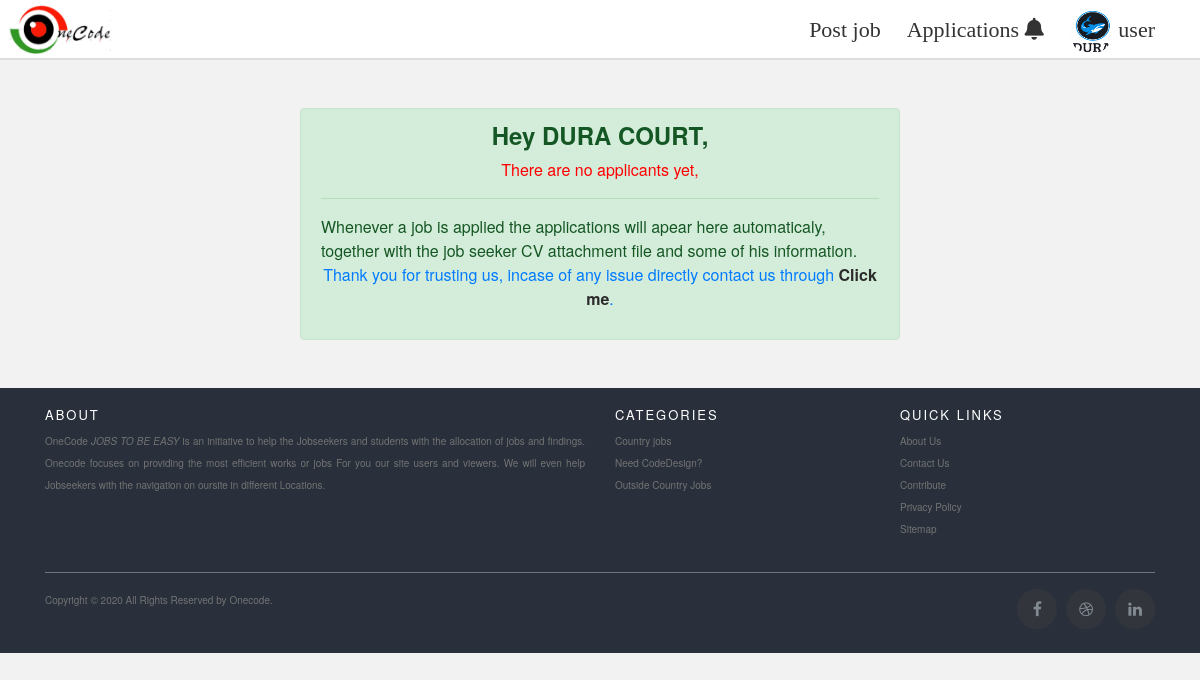
/applications.php (signed in), run on an earlier commit of the app's database.
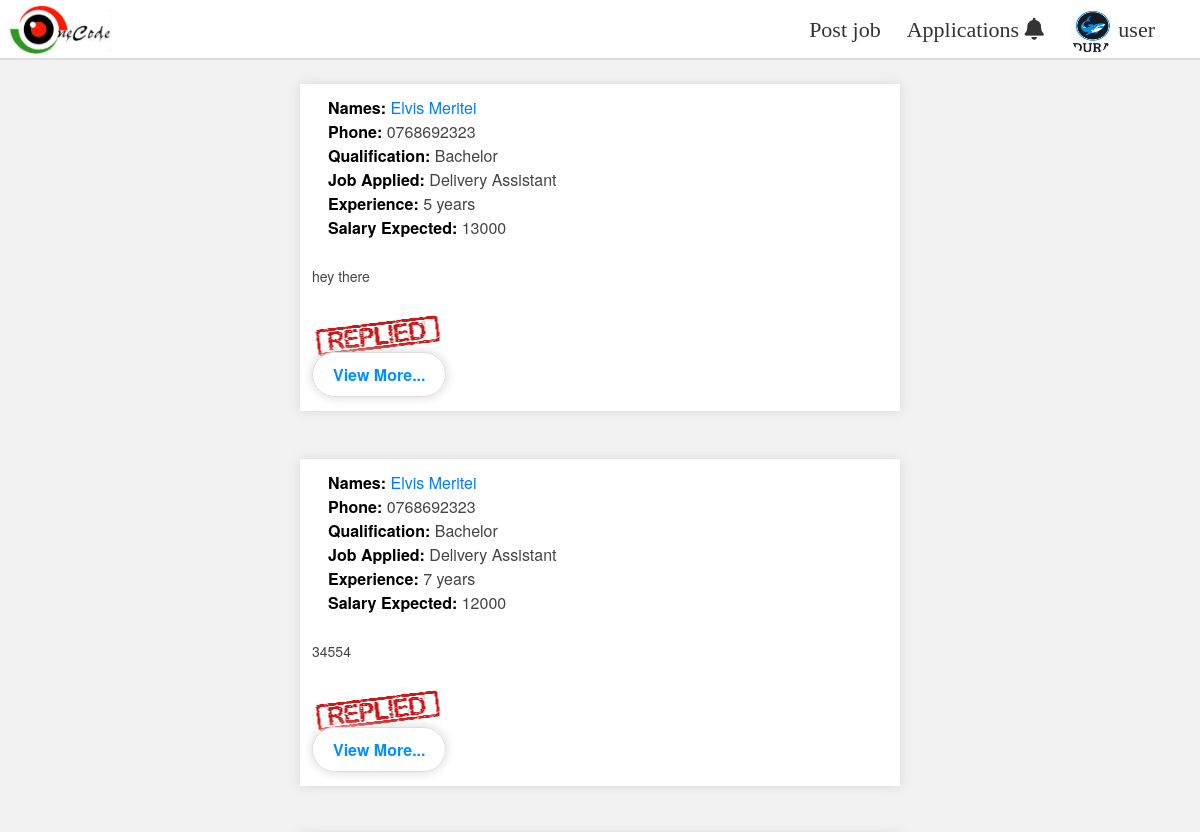
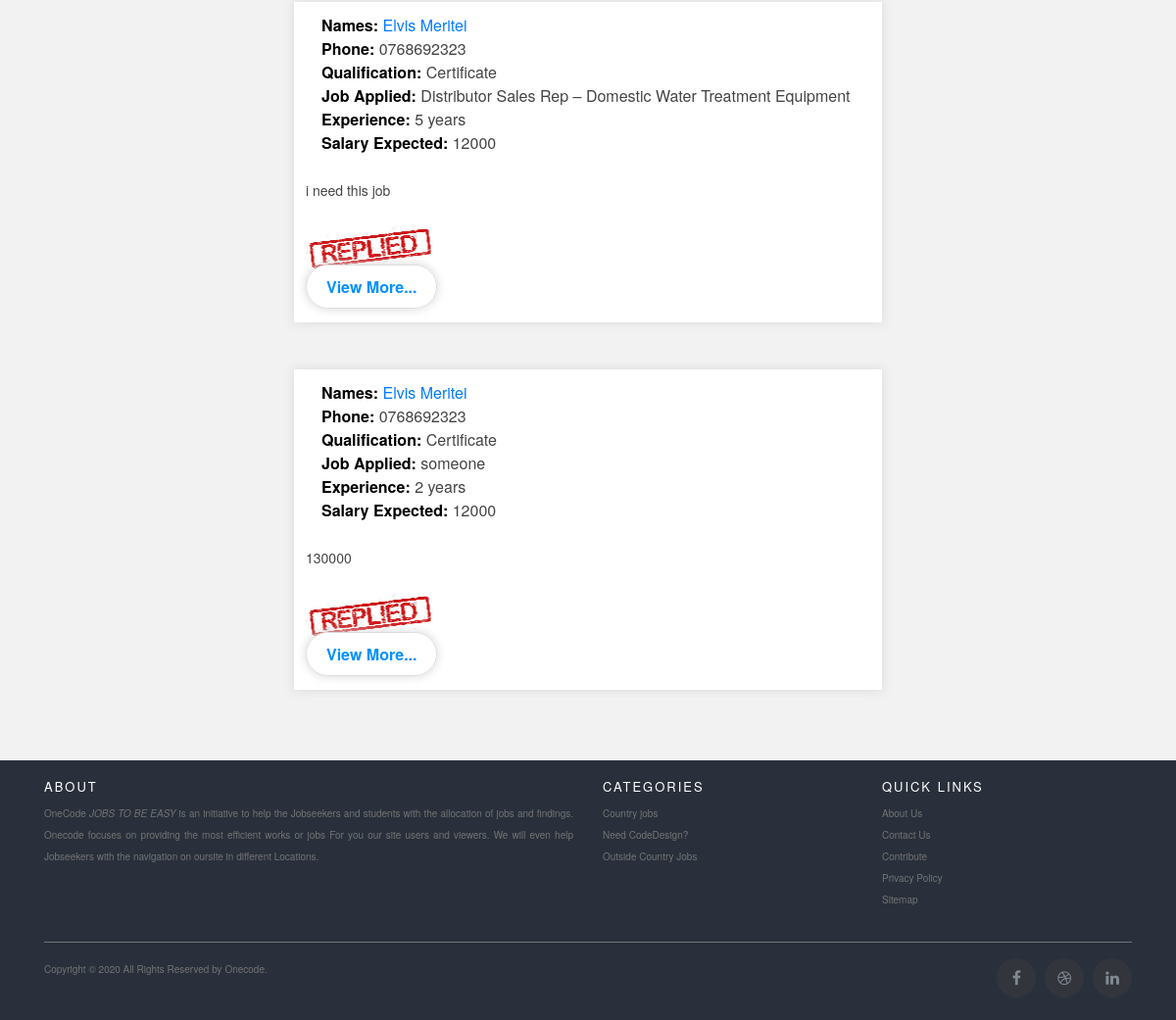
And on a later commit of the database (2 pictures, top to bottom).
### tables this page shows
CREATE TABLE `companyregistration` (
  `id` int(11) NOT NULL,
  `companyName` varchar(100) NOT NULL,
  `companyAddress` varchar(100) NOT NULL,
  `Email` varchar(50) NOT NULL,
  `companyprofile` varchar(250) DEFAULT NULL,
  `password` longtext NOT NULL
);

CREATE TABLE `jobapplicantion` (
  `id` int(11) NOT NULL,
  `companyname` varchar(250) NOT NULL,
  `Jobname` varchar(250) NOT NULL,
  `firstname` varchar(20) NOT NULL,
  `lastname` varchar(20) NOT NULL,
  `applicant_id` int(11) NOT NULL,
  `mobilenumber` int(11) NOT NULL,
  `qualification` varchar(50) NOT NULL,
  `experience` varchar(50) NOT NULL,
  `salaryexpected` int(11) NOT NULL,
  `coverletter` longtext NOT NULL,
  `CV` varchar(500) NOT NULL,
  `Message` varchar(300) DEFAULT NULL,
  `messagedate` varchar(200) DEFAULT NULL
);

### includes/companysessions.php (called while the page is built, shortened)
<?php
include 'includes/dbconnection.php';
$sql = "SELECT * FROM companyregistration  WHERE  id = '".$_SESSION['id']."'";
$stmt = $conn->query($sql);
$user = $stmt->fetch(PDO::FETCH_ASSOC);
?>

### applications.php (the view, shortened to what this page needs)
<?php
include "includes\companysessions.php";
?>
<!DOCTYPE html>
<html lang="en">
<head>
    <link rel="stylesheet" href="stylesheets\jobapplication.css">
</head>
<body class="applications">
    <?php
    function customized_echo($coverletter, $length){
        if(strlen($coverletter)<=$length){
            echo $coverletter;
        }else{
            $y=substr($coverletter,0,$length) . '  ...';
            echo $y;
        }
    }
    include "companyheader.php";
    include "includes\dbconnection.php";
    ?>
    <?php
    $companylogged = $user['companyName'];
    $companyid = $user['id'];
    $sqlprofile = "SELECT *  FROM jobpost WHERE company_id=$companyid ";
    $result = $conn->query($sqlprofile);
    $resultcount = $result->rowcount();
    if($resultcount >0){
    $sql = "SELECT * FROM jobapplicantion WHERE companyname = ?  ORDER BY id DESC  ";
    $stmt = $conn->prepare($sql);
    $stmt->execute([$companylogged]);
    $rows = $stmt->rowcount();
    if($rows >0){
        while($row = $stmt->fetch()){
            $id = $row->id;
            $firstname = $row->firstname;
            $lastname = $row->lastname;
            $mobilenumber = $row->mobilenumber;
            $qualification = $row->qualification;
            $experience = $row->experience;
            $salaryexpected = $row->salaryexpected;
            $coverletter = $row->coverletter;
            $jobname=$row->Jobname;
            $message =$row->Message;
           ?>
    <br>
    <div class="person">
        <div class="detailsof">
            <div class="ontop">
                <span class="namesto"><span class="egg">names:</span> <?php echo $firstname   ?></span>
                <span class="namesto"><?php echo $lastname  ?></span> <br>
                <span class="mobile"><span class="egg">phone:</span> <?php echo "0".$mobilenumber;  ?></span> <br>
                <span class="qualifiexper"><span class="egg">Qualification:</span> <?php echo $qualification  ?></span>
                <br>
                <span class="qualifiexper"><span class="egg">job applied:</span> <?php echo $jobname  ?></span> <br>
                <span class="qualifiexper"><span class="egg">experience:</span> <?php echo $experience  ?></span> <br>
                <span class="expectedsalary"><span class="egg">salary expected:
                    </span><?php echo $salaryexpected  ?></span> <br>
            </div>
            <br>
            <div class="coverllter">
                <span class="coverletter"><?php echo customized_echo($coverletter, 100)  ?></span> <br>
            </div>
            <br>
            <div class="ticksreplied">
            <?php
    if($message== null){
        ?>
        <img src="uploads\pendinG.PNG" class="pending" style="height:60px;">
        <?php
    }else{
        ?>
<div class="imgsnapo">
    <img src="uploads\repliedtag.PNG" alt="" id="taged">
</div>
<?php
    }
?>        </div>
            <div class="cvdownloading">
                <a class="cvdownload" href="detailings?A=<?php echo $id ?>">View more...</a>
            </div>
        </div>
    </div>
    <br>
    <?php
        }
    }else{
        ?>
    <br>
    <br>
    <div class="alert alert-success" role="alert" style="width:50%;margin:auto;ba">
        <h4 class="alert-heading" style="text-align:center;font-weight:800;">Hey <?php echo $user['companyName'] ?>,
        </h4>
        <p style="color:red;text-align:center;">There are no applicants yet,</p>
        <hr>
        <p class="mb-0">Whenever a job is applied the applications will apear here automaticaly, together with the job
            seeker CV attachment file and some of his information.</p>
        <p style="color:#007bff;text-align:center;">Thank you for trusting us, incase of any issue directly contact us
            through <a href="mailto:sautetelvis4148@gmail.com" style="color:#2b2b2b;font-weight:800;">Click me</a>. </p>
    </div>
    <?php
    }
}
            include "myfooter.php";
?>
</body>
</html>

### companyheader.php (shortened to what this page needs)
<!DOCTYPE html>
<html lang="en">
<head>
    <link rel="stylesheet" href="https://use.fontawesome.com/releases/v5.13.1/css/all.css"
>
    <link rel="stylesheet" href="https://stackpath.bootstrapcdn.com/bootstrap/4.5.0/css/bootstrap.min.css"
>
    <link rel="stylesheet" href="https://cdnjs.cloudflare.com/ajax/libs/font-awesome/4.7.0/css/font-awesome.min.css">
    <link rel="stylesheet" href="stylesheets/homepage.css?v=<?php echo time(); ?>">
</head>
<body>
    <?php
     $sqlprofile = "SELECT companyprofile  FROM companyregistration WHERE id=$user[id]";
     $result = $conn->query($sqlprofile);
     $resultcount = $result->rowcount();
     if($resultcount>0){
         while($row=$result->fetch()){
             $image = $row->companyprofile;
             if($image == NULL){
                 ?>
    <div class="navgation">
        <div class="header">
            <div class="logo"><a href="processpost"><img id="mylogo" src="index images\mylogo for (2).PNG"
                        alt="logo"></a></div>
            <ul class="main">
                <li><a href="processpost">Post job</a></li>
                <?php
    $companylogged = $user['companyName'];
    $sql = "SELECT * FROM jobapplicantion WHERE companyname = ? AND Message IS NULL ORDER BY id DESC";
    $stmt = $conn->prepare($sql);
    $stmt->execute([$companylogged]);
    $rows = $stmt->rowcount();
    if($rows>0){
        ?>
                <li><a href="applications" id="rfrsh">Applications <i class="fas fa-bell"><sup class="sup"><?php echo $rows   ?></sup></i></a></li>
    <?php
    }else{
        ?>
                <li><a href="applications" id="rfrsh">Applications<i class="fas fa-bell"><sup class="sup"></sup></i></a></li>
        <?php
    }
    ?>                <li><a href="#"><img src="profiles/mainpic.png" class='profle'></img> user</a>
                    <ul>
                        <li><a href="companyaccount">Account</a></li>
                        <li>
                            <form action="includes/logout.php" method="post">
                                <a href="#"><button id="logout" type="submit" name="logout"><i
                                            class="fas fa-sign-out-alt"></i> logout</button></a>
                            </form>
                        </li>
                    </ul>
                </li>
            </ul>
        </div>
    </div>
    <?php
}else{
?>
    <div class="navgation">
        <div class="header">
            <div class="logo"><a href="processpost"><img id="mylogo" src="index images\mylogo for (2).PNG"
                        alt="logo"></a></div>
            <ul class="main">
                <li><a href="processpost">Post job</a></li>
                <?php
    $companylogged = $user['companyName'];
    $sql = "SELECT * FROM jobapplicantion WHERE companyname = ? AND Message IS NULL ORDER BY id DESC";
    $stmt = $conn->prepare($sql);
    $stmt->execute([$companylogged]);
    $rows = $stmt->rowcount();
    if($rows>0){
        ?>
                <li><a href="applications" id="rfrsh">Applications <i class="fas fa-bell" ><sup class="sup"><?php echo $rows   ?> </sup></i></a></li>
    <?php
    }else{
        ?>
                <li><a href="applications" id="rfrsh">Applications <i class="fas fa-bell"><sup class="sup"></sup></i> </a></li>
        <?php
    }
    ?>
                <li><a href="#"><img src="profiles/<?php echo $image?>?<?php mt_rand()?>" class='profle'></img> user</a>
                </li>
            </ul>
        </div>
    </div>
    <?php
             }
         }
     }else{
         echo "SQL ERROR";
     }
    ?>
</body>
</html>

### myfooter.php (shortened to what this page needs)
<!DOCTYPE html>
<html lang="en">
<head>
    <link rel="stylesheet" href="https://use.fontawesome.com/releases/v5.13.1/css/all.css"
>
    <link rel="stylesheet" href="stylesheets/myfooter.css?v=<?php echo time(); ?>">
    <link rel="stylesheet" href="https://use.fontawesome.com/releases/v5.13.1/css/all.css"
>
    <link rel="stylesheet" href="https://stackpath.bootstrapcdn.com/bootstrap/4.5.0/css/bootstrap.min.css"
>
    <link rel="stylesheet" href="https://cdnjs.cloudflare.com/ajax/libs/font-awesome/4.7.0/css/font-awesome.min.css">
</head>
<body class="myfinalf">
<br>
<br>
    <div class="footerrr">
        <footer class="site-footer">
            <div class="container">
                <div class="row">
                    <div class="col-sm-12 col-md-6">
                        <h6>About</h6>
                        <p class="text-justify">OneCode <i> JOBS TO BE EASY </i> is an initiative to help the
                            Jobseekers and students with the allocation of jobs and findings. Onecode focuses on
                            providing the most efficient works or
                            jobs For you our site users and viewers. We will even help Jobseekers with the navigation on
                            oursite in different
                            Locations.</p>
                    </div>
                    <div class="col-xs-6 col-md-3">
                        <h6>Categories</h6>
                        <ul class="footer-links">
                            <li><a href="#">Country jobs</a></li>
                            <li><a href="#">Need CodeDesign?</a></li>
                            <li><a href="#">Outside Country Jobs</a></li>
                        </ul>
                    </div>
                    <div class="col-xs-6 col-md-3">
                        <h6>Quick Links</h6>
                        <ul class="footer-links">
                            <li><a href="termspolicy.php">About Us</a></li>
                            <li><a href="termspolicy.php">Contact Us</a></li>
                            <li><a href="#">Contribute</a></li>
                            <li><a href="termspolicy.php">Privacy Policy</a></li>
                            <li><a href="#">Sitemap</a></li>
                        </ul>
                    </div>
                </div>
                <hr>
            </div>
            <div class="container">
                <div class="row">
                    <div class="col-md-8 col-sm-6 col-xs-12">
                        <p class="copyright-text">Copyright &copy; 2020 All Rights Reserved by
                            <a href="#">Onecode</a>.
                        </p>
                    </div>
                    <div class="col-md-4 col-sm-6 col-xs-12">
                        <ul class="social-icons">
                            <li><a class="facebook" href="#"><i class="fa fa-facebook"></i></a></li>
                            <li><a class="dribbble" href="#"><i class="fa fa-dribbble"></i></a></li>
                            <li><a class="linkedin" href="#"><i class="fa fa-linkedin"></i></a></li>
                        </ul>
                    </div>
                </div>
            </div>
        </footer>
    </div>
</body>
</html>

### stylesheets/jobapplication.css (style rules this page uses)
.applications { background-color: #f2f2f2; font-family: Helvetica Neue, Helvetica, Arial, Liberation Sans, Roboto, Noto, sans-serif; }
.person { background-color: white; width: 50%; color: #444; margin: auto; padding-bottom: 12px; box-shadow: 0 0 10px 1px #ddd; }
.coverletter { font-size: 14px; }
.ontop { margin-left: 1em; }
.detailsof { padding: 12px; }
.cvdownload { font-weight: 600; background-color: #fff; color: #0090ff; border: 1px solid #ddd; padding: 10px 20px; border-radius: 30px; text-transform: capitalize; box-shadow: 0 0 10px 1px #ddd; }
.namesto { color: #007bff; text-transform: capitalize; display: inline-block; font-weight: 500; }
.egg { color: #000000; font-weight: 600; text-transform: capitalize; }

### stylesheets/homepage.css (style rules this page uses)
.profle { height: 2em; width: 2em; border-radius: 50%; }
.navgation { position: sticky; top: 0px; height: 60px; width: 100%; background-color: #ffff; border-bottom: 2px solid #ddd; }
.fa-bell { height: 1.8em; padding: 0px; margin: 0px; }
.logo #mylogo { height: 3.7em; float: left; padding-top: 5px; padding-bottom: 5px; margin-left: 0.5em; border-radius: 4px 1px 4px 1px; }
.header { line-height: 60px; }
.header ul { float: right; margin-right: 2rem; }
.header ul li { float: left; list-style: none; position: relative; padding: 0px 13px; }
.header ul li a { display: block; font-family: "coda"; color: #333; font-size: 22px; text-decoration: none; font-weight: 400 !important; }

### stylesheets/myfooter.css (style rules this page uses)
.site-footer { background: linear-gradient(#29303b, #29303b, #29303b); padding: 14px 0 20px; font-size: 10px; line-height: 22px; color: #737373; width: 100%; position: absolute; height: 265px; }
.site-footer hr { border-top-color: #bbb; opacity: 0.5; }
.site-footer h6 { color: #fff; font-size: 13px; text-transform: uppercase; margin-top: 5px; letter-spacing: 2px; }
.site-footer a { color: #737373; }
.footer-links { padding-left: 0; list-style: none; }
.footer-links li { display: block; }
.footer-links a { color: #737373; }
.site-footer .social-icons { text-align: right; }
.site-footer .social-icons a { width: 40px; height: 40px; line-height: 40px; margin-left: 6px; margin-right: 0; border-radius: 100%; background-color: #33353d; }
.copyright-text { margin: 0; }
.social-icons { padding-left: 0; margin-bottom: 0; list-style: none; }
.social-icons li { display: inline-block; margin-bottom: 4px; }
.social-icons a { background-color: #eceeef; color: #818a91; font-size: 16px; display: inline-block; line-height: 44px; width: 44px; height: 44px; text-align: center; margin-right: 8px; border-radius: 100%; -webkit-transition: all 0.2s linear; -o-transition: all 0.2s linear; transition: all 0.2s linear; }

What changed in the data, as far as the page shows it:
changed companyregistration: companyName "DURA COURT" → (not shown)
added jobapplicantion: firstname "Elvis", lastname "Meritei", mobilenumber "768692323", qualification "Bachelor", Jobname "Delivery Assistant", experience "5 years", salaryexpected "13000", coverletter "hey there"
added jobapplicantion: firstname "Elvis", lastname "Meritei", mobilenumber "768692323", qualification "Bachelor", Jobname "Delivery Assistant", experience "7 years", salaryexpected "12000", coverletter "34554"
added jobapplicantion: firstname "Elvis", lastname "Meritei", mobilenumber "768692323", qualification "Certificate", Jobname "Distributor Sales Rep – Domestic Water Treatment Equipment", experience "5 years", salaryexpected "12000", coverletter "i need this job"
added jobapplicantion: firstname "Elvis", lastname "Meritei", mobilenumber "768692323", qualification "Certificate", Jobname "someone", experience "2 years", salaryexpected "12000", coverletter "130000"
Also different on the page:
text no longer shown: "Hey , There are no applicants yet, Whenever a job is applied the applications will apear here automaticaly, together with the job seeker CV attachment file and some of his information. Thank you for trusting us, incase of any issue directly contact us through Click me ."
